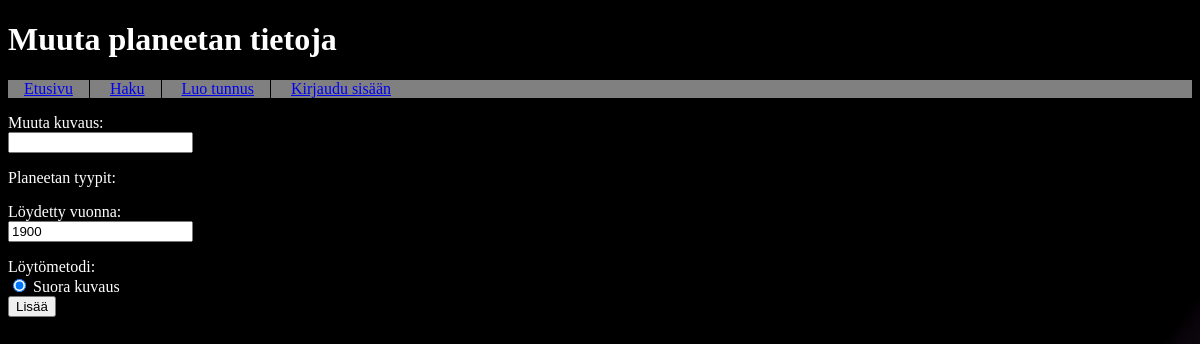
The app's page /edit_page/2, older data.
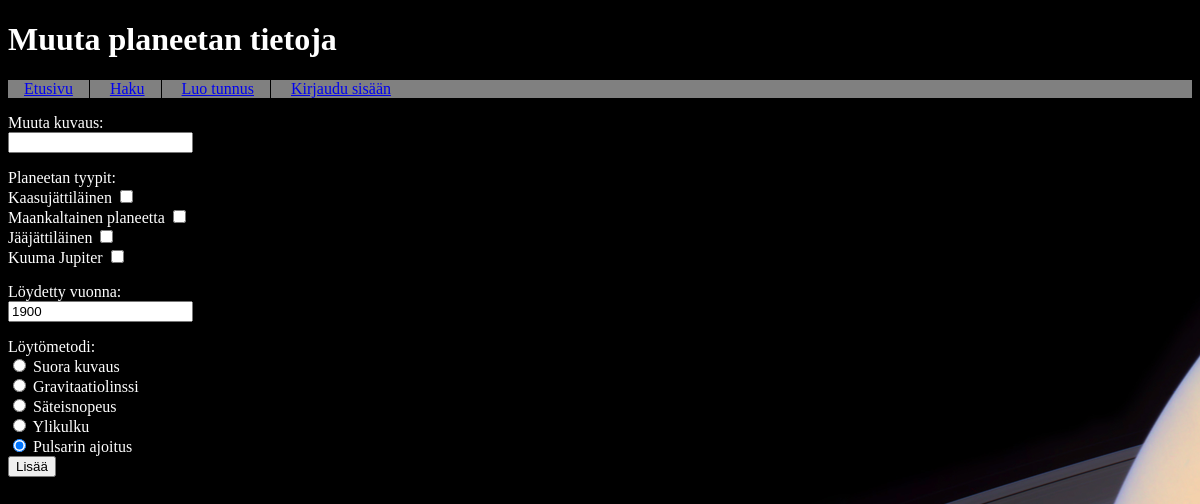
The same page, newer data.
### tables this page shows
CREATE TABLE method (
id INTEGER PRIMARY KEY,
name  TEXT);

CREATE TABLE type (
id INTEGER PRIMARY KEY,
name TEXT,
content TEXT);

### app.py (the view)
@app.route("/edit_page/<int:planet_id>", methods =["GET","POST"])
def edit_page(planet_id):
    types = db.query("SELECT name FROM type")
    methods = db.query("SELECT name FROM method")
    planet_types = request.form.getlist('planettypes')
    planet_content = request.form.getlist('planetcontent')
    planet_date = request.form.getlist('planetdate')
    planet_method = request.form.getlist('planetmethod')
    print(planet_id)
    print(planet_types)
    if (planet_types or planet_content or planet_date or planet_method):
        planet.setcontent(planet_content, planet_id)
        planet.settypes(planet_types, planet_id)
        planet.setdate(planet_date, planet_id)
        planet.setmethod(planet_method, planet_id)
        return redirect("/")
    return render_template("edit_page.html", types=types, methods=methods, planet_id = planet_id)

### db.py (called while the page is built)
def get_connection():
    con = sqlite3.connect("database.db")
    con.execute("PRAGMA foreign_keys = ON")
    con.row_factory = sqlite3.Row
    return con

def query(sql, params=[]):
    con = get_connection()
    result = con.execute(sql, params).fetchall()
    con.close()
    return result

### templates/edit_page.html
<!DOCTYPE html>
<html>
<head>
  <link rel="stylesheet" href="/static/main.css">
</head>
<body>
  <div class="header">
    <h1>Muuta planeetan tietoja</h1>
  </div>
  <div class="nav">
    <nav>
      <ul>
        <li><a href="/">Etusivu</a></li>
        <li><a href="/search">Haku</a></li>
        <li><a href="/register">Luo tunnus</a></li>
        {% if session.username %}
        <li><a href="/modify">Muokkaa planeettoja</a></li>
        <li><a href="/modify_star">Lisää tähtiä</a></li>
        <li><a href="/ownpage">Omat sivut</a></li>
        <li><a href="/planets">Kaikki kohteet</a></li>
        <li><a href="/logout">Kirjaudu ulos</a></li>
        {% else %}
        <li><a href="/login">Kirjaudu sisään</a></li>
        {% endif %}
      </ul>
    </nav>
  </div>
  <form action="/edit_page/{{planet_id}}" method="post">
    <p>
      Muuta kuvaus:
      <br>
      <input type="text" name="planetcontent" />
    </p>
    Planeetan tyypit:
    <br>
    {% for type in types %}
    <label for="{{ type.name}}">{{ type.name}}</label>
    <input type="checkbox" id="{{ type.name }}" name="planettypes" value="{{ type.name }}"><br>
    {% endfor %}
    <p>
      Löydetty vuonna: <br />
      <input type="text" name="planetdate" value="1900" />
    </p>
    Löytömetodi: <br />
    {% for method in methods %}
    <input type="radio" name="planetmethod" value="{{method.name}}" checked> {{method.name}} <br>
    {% endfor %}
    <input type="submit" value="Lisää" />
  </form>
</body>
</html>

Row changes from the older to the newer data that the page shows:
added type: name "Kaasujättiläinen"
added type: name "Maankaltainen planeetta"
added type: name "Jääjättiläinen"
added type: name "Kuuma Jupiter"
computed for method "Suora kuvaus": planetmethod "☑" → "☐"
added method: name "Gravitaatiolinssi"
added method: name "Säteisnopeus"
added method: name "Ylikulku"
added method: name "Pulsarin ajoitus"
